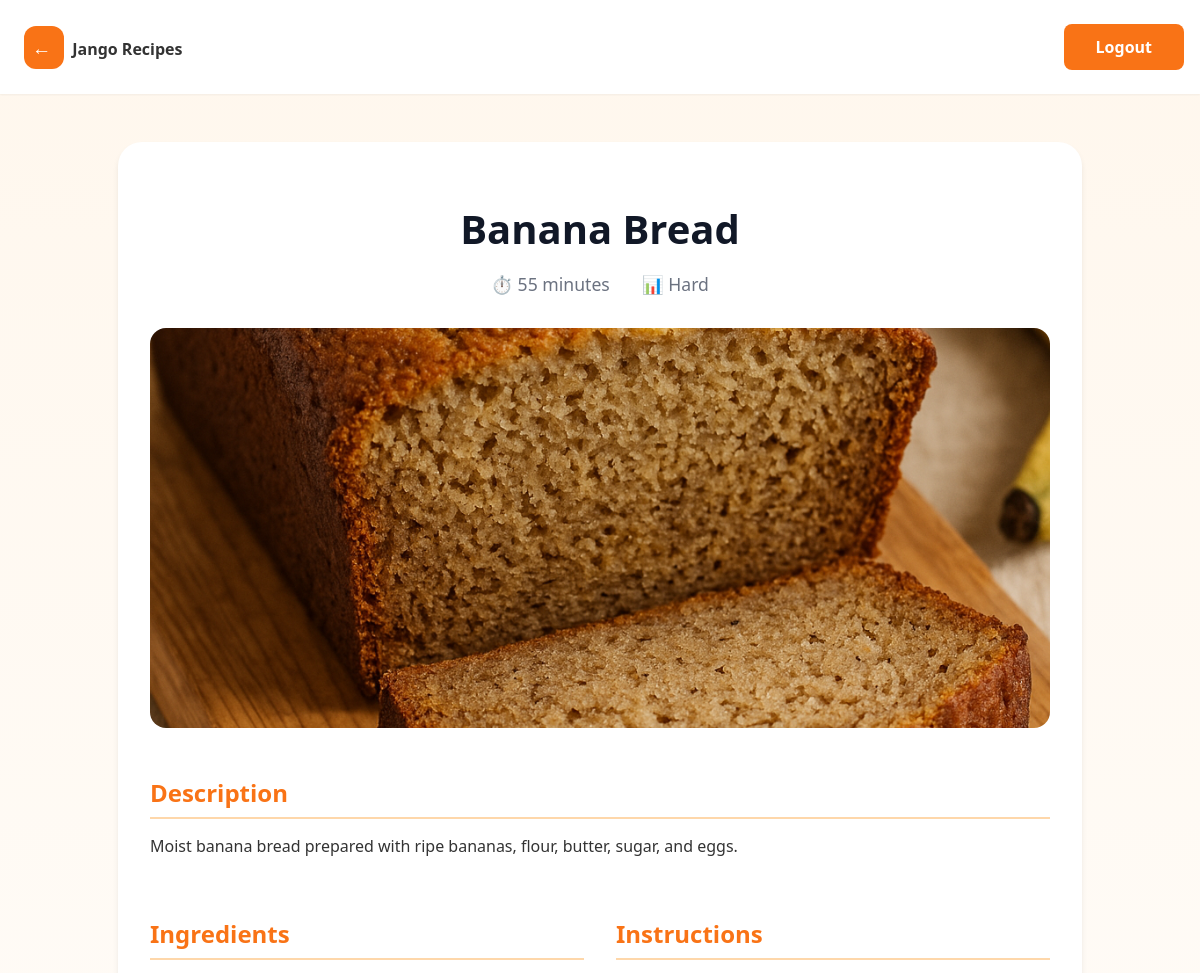
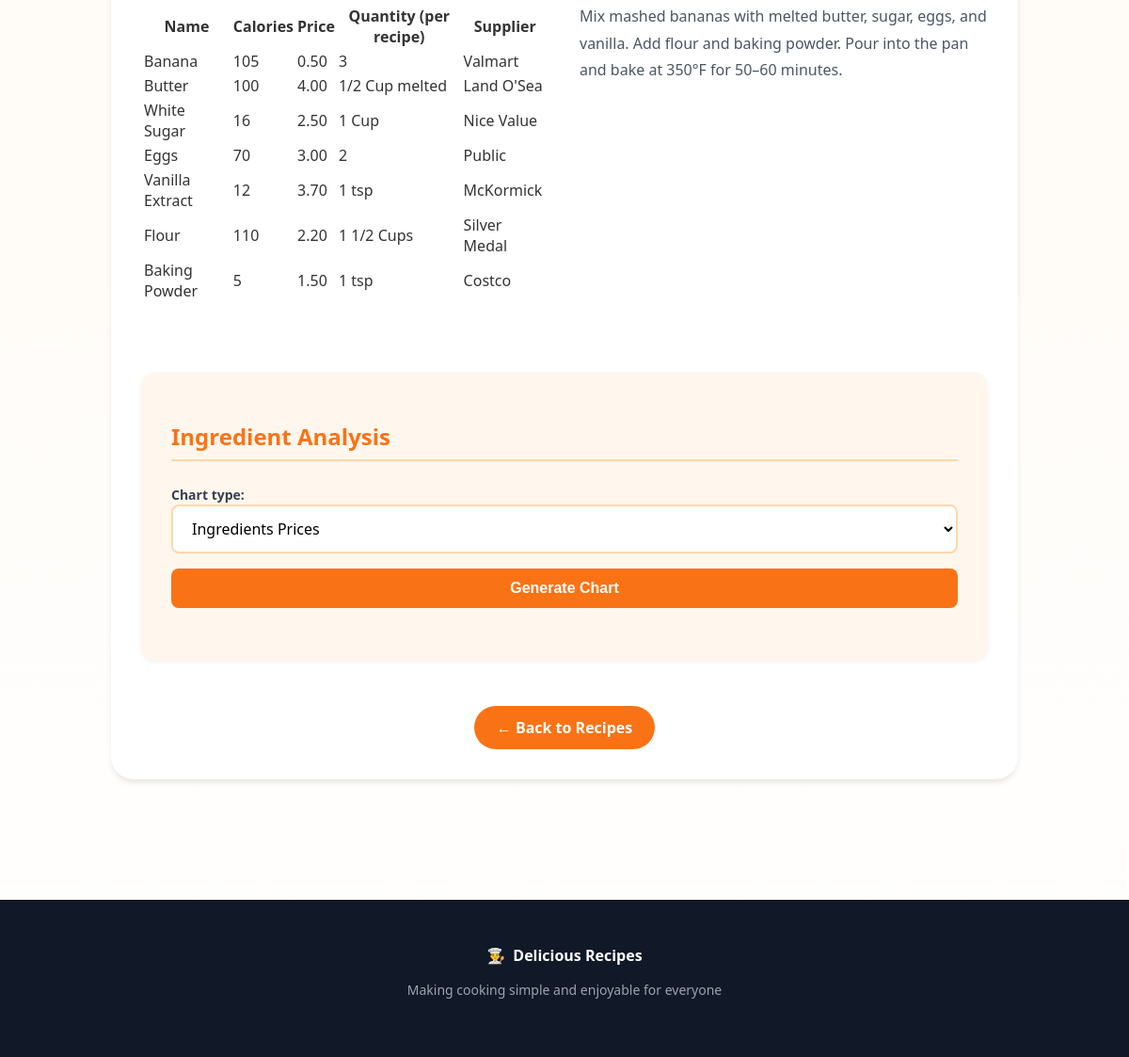
Page /recipe/5 (signed in) on the committed database (2 pictures, top to bottom).
### recipes/models.py (models this page shows, shortened)
class Recipe(models.Model):
    name = models.CharField(max_length=200)
    user = models.ForeignKey(User, on_delete=models.CASCADE)
    cooking_time = models.IntegerField(help_text='in minutes', default=0)
    description = models.TextField()
    ingredients = models.ManyToManyField('Ingredient', through='RecipeIngredient', related_name='recipes')
    instructions = models.TextField()
    pic = models.ImageField(upload_to='recipe_pics', default='no_picture.jpg')
    @property
    def difficulty(self):
        ingredient_count = self.ingredients.count()
        if self.cooking_time < 30 and ingredient_count <= 5:
            return 'Easy'
        elif self.cooking_time < 30 and ingredient_count > 5:
            return 'Medium'
        elif self.cooking_time >= 30 and ingredient_count <= 5:
            return 'Intermediate'
        else:
            return 'Hard'

class RecipeIngredient(models.Model):
    recipe = models.ForeignKey(Recipe, on_delete=models.CASCADE, related_name='recipe_ingredients')
    ingredient = models.ForeignKey(Ingredient, on_delete=models.CASCADE, related_name='ingredient_recipes')
    quantity = models.CharField(max_length=100, help_text='e.g., 2 cups, 1 tbsp, 3 pieces')
    class Meta:
        unique_together = ('recipe', 'ingredient')

class Ingredient(models.Model):
    name = models.CharField(max_length=255)
    calories  = models.IntegerField()
    price = models.DecimalField(max_digits=5, decimal_places=2)
    supplier = models.CharField(max_length=255)

### recipes/views.py (the view)
# urls.py: path('recipe/<int:id>', Details, name='detail'),
@login_required
def Details(request, id):
    chart = None
    recipe = get_object_or_404(Recipe, pk=id)
    ingredient_links = recipe.recipe_ingredients.select_related('ingredient')
    ingredients_df = DataFrame(
        list(
            ingredient_links.values(
                'ingredient__name',
                'ingredient__calories',
                'ingredient__price',
                'quantity'
            )
        )
    ) if ingredient_links.exists() else DataFrame()
    form = ChartForm(request.POST or None)
    if request.method == 'POST' and ingredients_df.shape[0] > 0:
        chart_type = request.POST.get('chart_type')
        chart = get_chart(chart_type, ingredients_df, labels=ingredients_df['ingredient__name'].values)
    context = {
        'recipe': recipe,
        'ingredient_links': ingredient_links,
        'chart': chart,
        'form': form,
    }
    return render(request, 'recipes/recipe_detail.html', context)

### recipes/forms.py
class ChartForm(forms.Form):
   chart_type = forms.ChoiceField(choices=CHART_CHOICES)

### recipes/templates/recipes/recipe_detail.html (shortened to what this page needs)
{% load static %}
<!DOCTYPE html>
<html>
<head>
  <link rel="stylesheet" type="text/css" href="{% static 'recipes/css/styles.css' %}">
</head>
<body>
  <div class="main-container">
    <header class="main-header">
      <div class="header-content">
        <div class="logo-section">
          <a href="{% url 'recipes:home' %}" class="logo-text">
            <span class="logo-icon">
              ←
            </span>
            <span class="logo-text">Jango Recipes</span>
          </a>
        </div>
        <div class="logout-section">
          <a class="logout-btn" href="{% url 'logout' %}">Logout</a>
        </div>
      </div>
    </header>
    <div class="content-section">
      <div class="detail-container">
        <div class="detail-header">
          <h1>{{ recipe.name }}</h1>
          <div class="detail-meta">
            <span class="meta-item">⏱️ {{ recipe.cooking_time }} minutes</span>
            <span class="meta-item">📊 {{ recipe.difficulty }}</span>
          </div>
        </div>
        <div class="detail-image">
          <img src="{{ recipe.pic.url }}" alt="{{ recipe.name }}">
        </div>
        <div class="detail-content">
          <div class="detail-section">
            <h2>Description</h2>
            <p>{{ recipe.description }}</p>
          </div>
          <div class="detail-grid">
            <div class="detail-section">
              <h2>Ingredients</h2>
              {% if ingredient_links %}
              <div class="table-wrapper">
                <table class="ingredients-table">
                  <thead>
                    <tr>
                      <th>Name</th>
                      <th>Calories</th>
                      <th>Price</th>
                      <th>Quantity (per recipe)</th>
                      <th>Supplier</th>
                    </tr>
                  </thead>
                  <tbody>
                    {% for link in ingredient_links %}
                    <tr>
                      <td>{{ link.ingredient.name }}</td>
                      <td>{{ link.ingredient.calories }}</td>
                      <td>{{ link.ingredient.price }}</td>
                      <td>{{ link.quantity }}</td>
                      <td>{{ link.ingredient.supplier }}</td>
                    </tr>
                    {% endfor %}
                  </tbody>
                </table>
              </div>
              {% else %}
              <p>No ingredients listed.</p>
              {% endif %}
            </div>
            <div class="detail-section">
              <h2>Instructions</h2>
              <div class="instructions-text">
                {{ recipe.instructions|linebreaks }}
              </div>
            </div>
          </div>
        </div>
        <div id="chart-section" class="detail-chart">
          <h2>Ingredient Analysis</h2>
          {% if form %}
          <form method="POST" action="#chart-section">
            {{ form }}
            <button type="submit">Generate Chart</button>
          </form>
          {% endif %}
        </div>
        <div class="back-link">
          <a href="{% url 'recipes:home' %}" class="cta-button">← Back to Recipes</a>
        </div>
      </div>
    </div>
    <footer class="main-footer">
      <div class="footer-content">
        <div class="footer-logo">
          <span>👨‍🍳</span>
          <span>Delicious Recipes</span>
        </div>
        <p>Making cooking simple and enjoyable for everyone</p>
      </div>
    </footer>
  </div>
</body>
</html>

### recipes/static/recipes/css/styles.css (style rules this page uses)
body { font-family: 'Segoe UI', Tahoma, Geneva, Verdana, sans-serif; background: linear-gradient(to bottom, #fff7ed, #ffffff); margin: 0; padding: 0; color: #333; min-height: 100vh; }
.main-container { display: flex; flex-direction: column; min-height: 100vh; }
.main-header { background-color: white; box-shadow: 0 1px 2px 0 rgba(0, 0, 0, 0.05); position: sticky; top: 0; z-index: 10; }
.header-content { max-width: 1280px; margin: 0 auto; padding: 1.5rem 1rem; display: flex; align-items: center; justify-content: space-between; }
.logo-section { display: flex; align-items: center; gap: 0.75rem; }
.logo-icon { background-color: #f97316; padding: 0.5rem; border-radius: 0.75rem; color: white; font-size: 1.2rem; width: 20%; }
.logo-text { text-decoration: none; color: inherit; font-weight: 600; padding: 0.5rem; }
.logout-section { padding: 0.5rem 1.25rem; display: flex; align-items: center; gap: 0.75rem; background-color: #f97316; border-radius: 0.5rem; }
.logout-btn { text-decoration: none; color: white; font-weight: 600; padding: 0.25rem 0.75rem; transition: background-color 0.2s; }
.cta-button { display: inline-block; background-color: #f97316; color: white; padding: 0.75rem 1.5rem; border-radius: 9999px; font-weight: 600; text-decoration: none; transition: background-color 0.2s; }
.content-section { max-width: 1280px; margin: 0 auto; padding: 3rem 1rem; flex-grow: 1; width: 100%; box-sizing: border-box; }
.detail-container { background-color: white; border-radius: 1.5rem; padding: 2rem; box-shadow: 0 4px 6px -1px rgba(0, 0, 0, 0.1); max-width: 900px; margin: 0 auto; }
.detail-header { text-align: center; margin-bottom: 2rem; }
.detail-header h1 { font-size: 2.5rem; color: #111827; margin-bottom: 1rem; }
.detail-meta { display: flex; justify-content: center; gap: 2rem; color: #6b7280; font-size: 1.1rem; }
.detail-image { width: 100%; height: 400px; border-radius: 1rem; overflow: hidden; margin-bottom: 3rem; }
.detail-image img { width: 100%; height: 100%; object-fit: cover; }
.detail-section { margin-bottom: 2.5rem; }
.detail-section h2 { color: #f97316; border-bottom: 2px solid #fed7aa; padding-bottom: 0.5rem; margin-bottom: 1rem; font-size: 1.5rem; }
.detail-grid { display: grid; grid-template-columns: 1fr; gap: 2rem; }
@media (min-width: 768px) { .detail-grid { grid-template-columns: 1fr 1fr; } }
.ingredients-list, .instructions-text { line-height: 1.8; color: #4b5563; }
.back-link { margin-top: 3rem; text-align: center; }
.detail-chart { background-color: #fff7ed; padding: 2rem; border-radius: 1rem; margin: 2rem 0; box-shadow: 0 2px 4px rgba(0, 0, 0, 0.05); }
.detail-chart h2 { color: #f97316; border-bottom: 2px solid #fed7aa; padding-bottom: 0.5rem; margin-bottom: 1.5rem; font-size: 1.5rem; }
.detail-chart form { display: flex; flex-direction: column; gap: 1rem; margin-bottom: 1.5rem; }
.detail-chart form label { font-weight: 600; color: #374151; margin-bottom: 0.25rem; font-size: 0.875rem; }
.detail-chart form select { width: 100%; padding: 0.75rem 1rem; border: 2px solid #fed7aa; border-radius: 0.5rem; font-size: 1rem; font-family: inherit; transition: border-color 0.2s, box-shadow 0.2s; background-color: white; }
.detail-chart form button[type="submit"] { background-color: #f97316; color: white; padding: 0.75rem 1.5rem; border: none; border-radius: 0.5rem; font-size: 1rem; font-weight: 600; cursor: pointer; transition: background-color 0.2s, transform 0.1s; }
.main-footer { background-color: #111827; color: white; padding: 3rem 1rem; margin-top: 5rem; }
.footer-content { max-width: 1280px; margin: 0 auto; text-align: center; }
.footer-logo { display: flex; align-items: center; justify-content: center; gap: 0.5rem; margin-bottom: 1rem; font-weight: 600; }
.footer-content p { color: #9ca3af; font-size: 0.875rem; }

### rows in the picture
Recipe: name "Banana Bread", cooking_time "55", difficulty "Hard", pic (picture), description "Moist banana bread prepared with ripe bananas, flour, butter, sugar, and eggs.", instructions "Mix mashed bananas with melted butter, sugar, eggs, and vanilla. Add flour and baking powder. Pour into the pan and bake at 350°F for 50–60 minutes."
RecipeIngredient: ingredient.name "Banana", ingredient.calories "105", ingredient.price "0.50", quantity "3", ingredient.supplier "Valmart"
RecipeIngredient: ingredient.name "Butter", ingredient.calories "100", ingredient.price "4.00", quantity "1/2 Cup melted", ingredient.supplier "Land O'Sea"
RecipeIngredient: ingredient.name "White Sugar", ingredient.calories "16", ingredient.price "2.50", quantity "1 Cup", ingredient.supplier "Nice Value"
RecipeIngredient: ingredient.name "Eggs", ingredient.calories "70", ingredient.price "3.00", quantity "2", ingredient.supplier "Public"
RecipeIngredient: ingredient.name "Vanilla Extract", ingredient.calories "12", ingredient.price "3.70", quantity "1 tsp", ingredient.supplier "McKormick"
RecipeIngredient: ingredient.name "Flour", ingredient.calories "110", ingredient.price "2.20", quantity "1 1/2 Cups", ingredient.supplier "Silver Medal"
RecipeIngredient: ingredient.name "Baking Powder", ingredient.calories "5", ingredient.price "1.50", quantity "1 tsp", ingredient.supplier "Costco"
